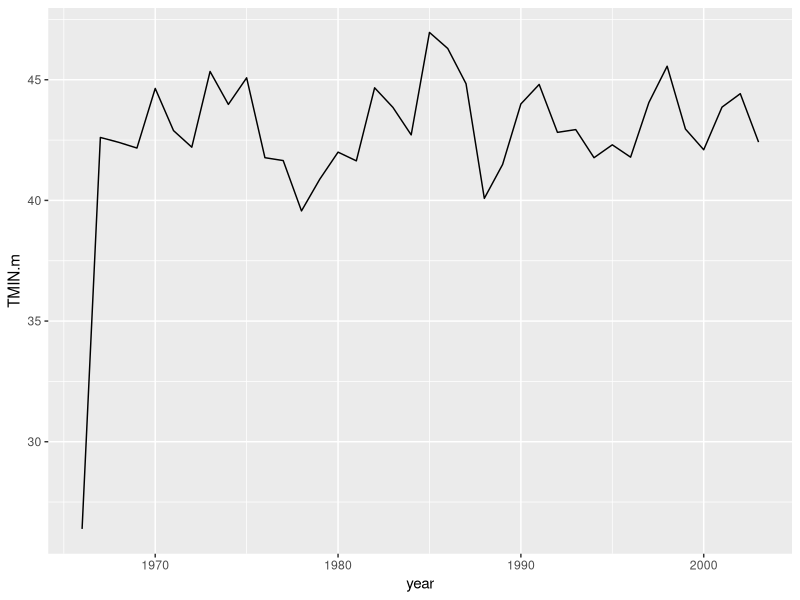
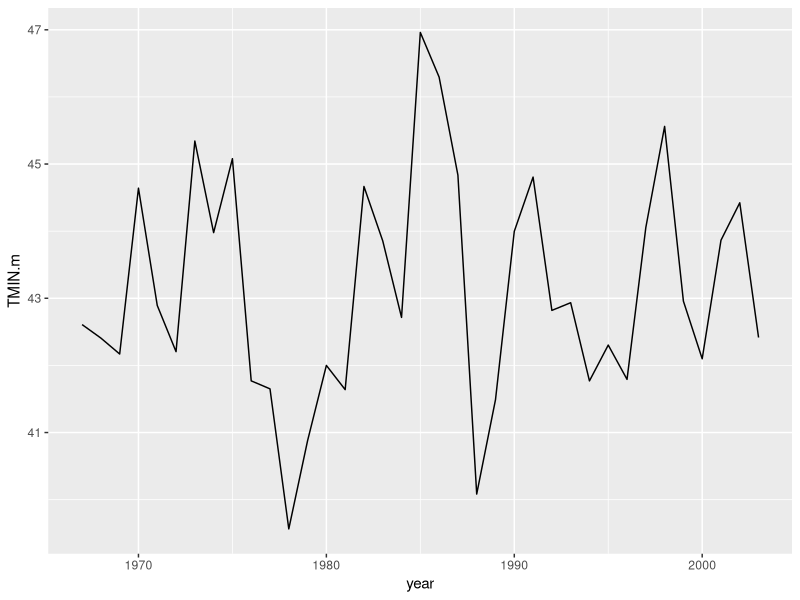

Source code (R) for these figures, in order: (Note: this script raises an error after producing the figures.)
library(tidyverse)
library(lubridate)
butler <- read.csv("data/2255083.csv")
summary(butler)
head(butler)
butler <- butler %>% mutate(date = ymd(DATE),
                            year = year(DATE))

b.g <- butler %>% group_by(year )

b.s <- summarize(b.g,
                 PRCP.T = mean(PRCP, na.rm=TRUE),
                 TAVG.m = mean(TAVG, na.rm=TRUE),
                 TMID.m = mean( (TMAX+TMIN)/2, na.rm=TRUE),
                 TMAX.m = mean(TMAX, na.rm=TRUE),
                 TMIN.m = mean(TMIN, na.rm=TRUE)
                 )

ggplot(b.s, aes(year, TMIN.m)) + geom_line()

b.s2 <- subset(b.s, year > 1966)

ggplot(b.s2, aes(year, TMIN.m)) + geom_line()

data("sparrows")
s2 <- subset(sparrows, Year > 1966 & Year < 2003)
sb <- left_join(s2, b.s2, by=c("Year"="year"))

l <- sb$Count[-1]/sb$Count[-nrow(sb)]
i <- sb$Year[-1] - sb$Year[-nrow(sb)]

r <- log(l)
fft.l <- stats::spectrum(r)
plot(fft.l)
N <- 30
PSD <- rgamma(N, 2)^2
ACS <- fft(PSD,inverse = TRUE)
PSDeven <- c(PSD,PSD[N:2]) 
ACS <- fft(PSDeven,inverse = TRUE)/N
ACS <- Re(ACS)
plot(ACS, type ='b')

############
one_over_f <- function(N, alpha = 1, my.mean=0, my.sd=1){ 
  ## This function generates a time series of 1/f noise 
  ## with a user defined mean and SD.
  ## alpha is the color of the noise, and 
  ## alpha=0,1,2 are white, pink, and red noise respectively. 
  
  ## function to generate 1/f noise is by Simon C. on Stack Overflow
  ## code to standardize the series to a defined mean and SD is
  ## by MHHS
  
  f <- seq(from=0, to=pi, length.out=(N/2+1))[-c(1,(N/2+1))] # Fourier frequencies
  f_ <- 1 / f^alpha # Power law
  RW <- sqrt(0.5*f_) * rnorm(N/2-1) # for the real part
  IW <- sqrt(0.5*f_) * rnorm(N/2-1) # for the imaginary part
  fR <- complex(real = c(rnorm(1), RW, rnorm(1), RW[(N/2-1):1]), 
                imaginary = c(0, IW, 0, -IW[(N/2-1):1]), length.out=N)
  ## Those complex numbers that are to be back transformed for 
  ## Fourier Frequencies 0, 2pi/N, 2*2pi/N, ..., pi, ..., 2pi-1/N 
  ## Choose in a way that frequencies are complex-conjugated and symmetric around pi 
  ## 0 and pi do not need an imaginary part
  reihe <- Re(fft(fR, inverse=TRUE)) # go back into time domain
  a <- reihe/( sd(reihe)/my.sd )
  reihe2 <- (a - mean(a)) + my.mean
  return(Re(reihe2)) # imaginary part is 0
}


#########
## Generate a series with known mean and variance

a <- one_over_f(100,2)
plot(a, type='l')
R1 <- exp(a)
plot(R1, type='l')

